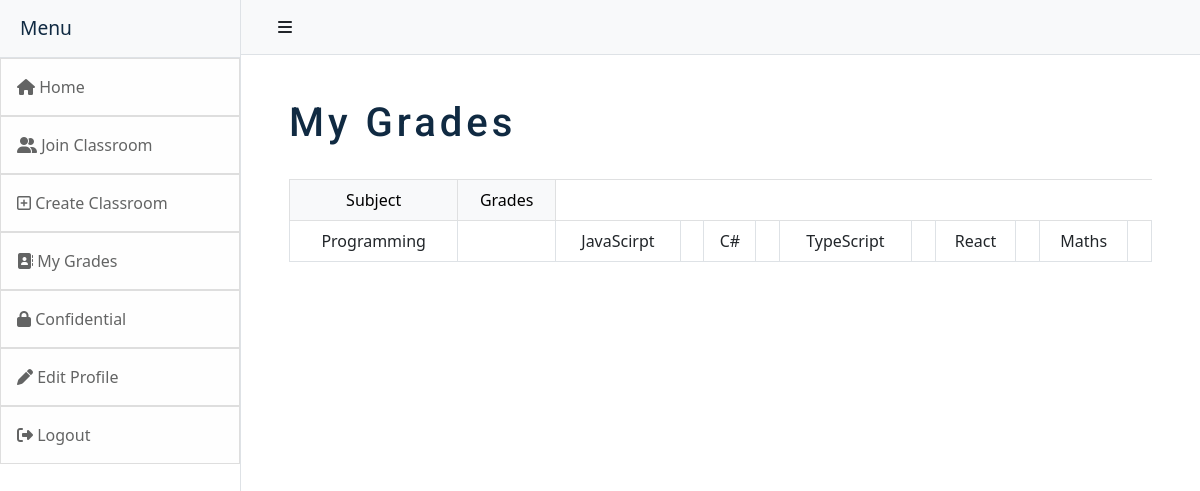
/my_grades/ (signed in), run on an earlier commit of the app's database.
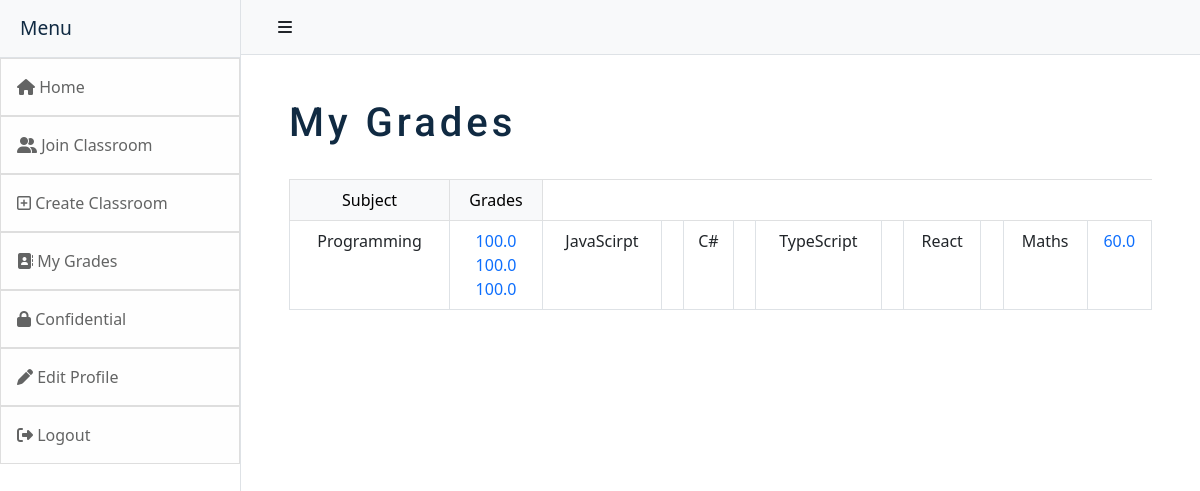
And on a later commit of the database.
### classroom/models.py (models this page shows)
class Joined(models.Model):
    user = models.ForeignKey(User, null=True, blank=True,on_delete=models.CASCADE,)
    classroom_code = models.CharField(max_length=200)
    classroom_name = models.CharField(max_length=200)
    classroom_color = models.CharField(max_length=200,null=True, blank=True)

class Mark(models.Model):
    user = models.ForeignKey(User, null=True, blank=True,on_delete=models.CASCADE,)
    classroom_code = models.CharField(max_length=200)
    classroom_name = models.CharField(max_length=200)
    mark = models.FloatField()
    task_number = models.CharField(blank = True, null=True,max_length=200)

### classroom/views.py (the view)
# urls.py: path('my_grades/',views.my_grades,name='my_grades')
def my_grades(request):
    my_classes = Joined.objects.filter(user = request.user)
    for i in my_classes:
        code = i.classroom_code
    marks = Mark.objects.filter(user=request.user)
    print(marks)
    return render(request,"my_marks.html",{'my_classes':my_classes,'marks':marks})

### classroom/templates/my_marks.html (shortened to what this page needs)
<!DOCTYPE html>
{% extends 'base.html' %}
{% block content %}
<html>
    <head>
        {% load static %}
        <link rel="stylesheet" type="text/css" href="{% static 'css/index.css' %}">
    </head>
    <body>
        <br><br>
        <div class='container'>
            <h2>My Grades</h2>
        </div><br>
        <div class="container">
            <form "method=POST" enctype='multipart/form-data'>
                <table class="table table-bordered">
                    <thead class="table-light">
                        <td><center>Subject</center></td>
                        <td><center>Grades</center></td>
                    </thead>
                    {% for j in my_classes %}
                        <td><center>{{j.classroom_name}}</center></td>
                        {% if j.user %}
                            <td>
                                <center>
                                    <a href="#">
                                        <div style='display:inline-block'>
                                            {% for i in marks %}
                                                {% if i.classroom_code == j.classroom_code %}
                                                    <a href="{% url 'task' pk=i.task_number %}">{{i.mark}}</a><br>
                                                {% endif %}
                                            {% endfor %}
                                        </div>
                                    </a>
                                </center>
                            </td>
                        {% endif %}
                    {% endfor %}
                </table>
            </form>
        </div>
    </body>
</html>
{% endblock %}

What changed in the data, as far as the page shows it:
added Mark: mark "100.0", shown under Joined "Programming"
added Mark: mark "100.0", shown under Joined "Programming"
added Mark: mark "100.0", shown under Joined "Programming"
added Mark: mark "60.0", shown under Joined "Maths"
